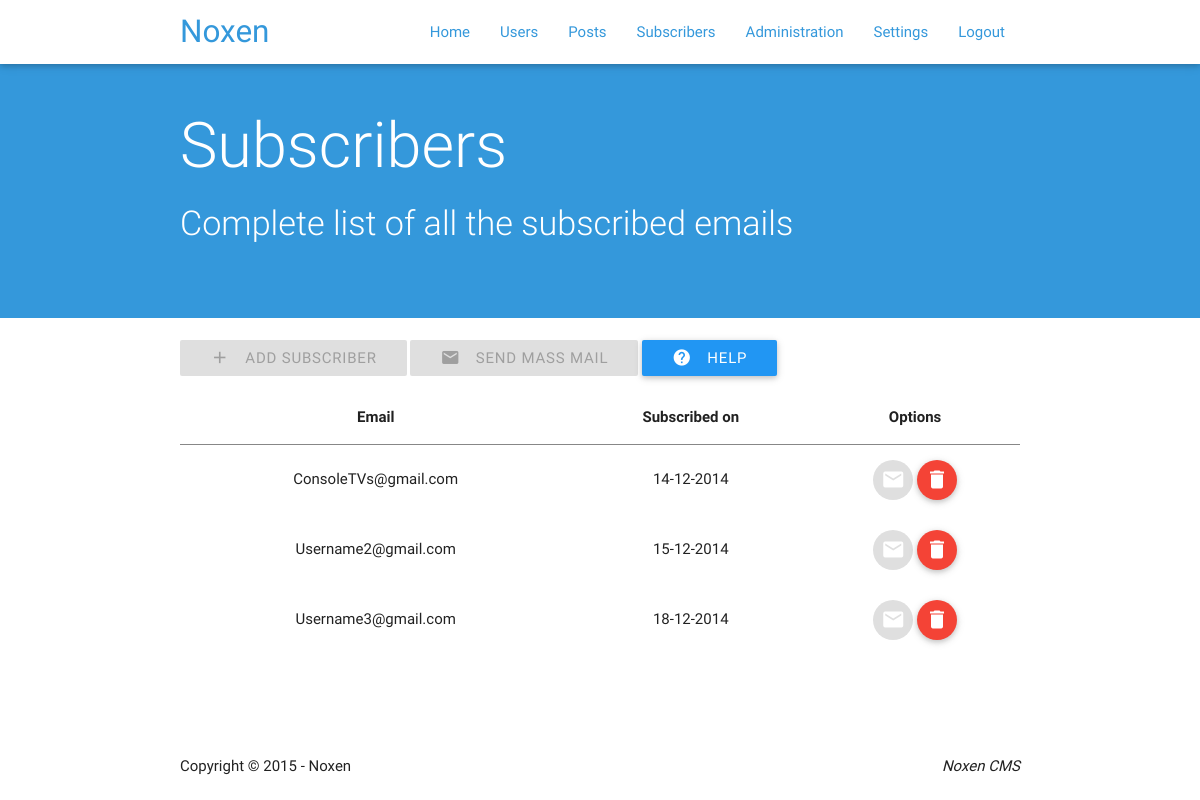
Screenshot of /subscribers.php (signed in) with the database file from the repository.
### tables this page shows
CREATE TABLE IF NOT EXISTS `subs` (
  `id` int(11) NOT NULL AUTO_INCREMENT,
  `email` varchar(75) NOT NULL,
  `date` varchar(25) NOT NULL,
  PRIMARY KEY (`id`)
);

### subscribers.php (the view, shortened to what this page needs)
<!DOCTYPE html>
<html>
  <?php include 'inc/header.php' ?>
  <body>
      <?php include 'inc/menu.php' ?>
      <div class="section" id="index-banner">
        <div class="container">
          <div class="row">
            <div class="col s12 m9">
              <h1 class="header light center-on-small-only ">
                Subscribers
              </h1>
              <h4 class ="light white-text lighten-4 center-on-small-only">
                Complete list of all the subscribed emails
              </h4>
            </div>
          </div>
        </div>
      </div>
      <br>
      <div class="container">
        <div class="row">
          <div class='col s12 m12 l12'>
            <a class="waves-effect waves-light btn disabled">
              <i class="mdi-content-add left">
              </i>
              Add subscriber
            </a>
            <a class="waves-effect waves-light btn disabled">
              <i class="mdi-communication-email left">
              </i>
              Send Mass Mail
            </a>
            <a href='https://github.com/ConsoleTVs/Noxen/' class="waves-effect waves-light btn">
              <i class="mdi-action-help left">
              </i>
              Help
            </a>
            <br>
            <table class='centered'>
              <thead>
                <tr>
                  <th data-field="name">
                    Email
                  </th>
                    <th data-field="date">
                    Subscribed on
                  </th>
                  <th data-field="options">
                    Options
                  </th>
                </tr>
              </thead>
              <tbody>
                  <?php
                    $statement = $conn->prepare("SELECT * FROM subs");
                    $statement->execute();
                    while($row = $statement->fetch()){
                        echo "<tr>
                  <td>
                    ".$row['email']."
                  </td>
                    <td>
                    ".$row['date']."
                  </td>
                  <td>
                    <a "." class='btn-floating disabled'>
                      <i class='mdi-communication-email'>
                      </i>
                    </a>
                    <a href='delete_sub.php?id=".$row['id']."' class='btn-floating red'>
                      <i class='mdi-action-delete'>
                      </i>
                    </a>
                  </td>
                </tr>";
                    }
                ?>
              </tbody>
        </table>
    </div>
  </div>
  <?php include 'inc/footer.php' ?>
      </div>
  </body>
</html>

### inc/style.php (style rules this page uses)
#index-banner { background-color:#3498db }
#index-banner .container { position:relative }
#index-banner .header { color:#FFF }
#index-banner h4 { margin-bottom:40px }

### rows the page displays
subs: email "ConsoleTVs@gmail.com", date "14-12-2014"
subs: email "Username2@gmail.com", date "15-12-2014"
subs: email "Username3@gmail.com", date "18-12-2014"

### other values shown
$web_name "Noxen"
